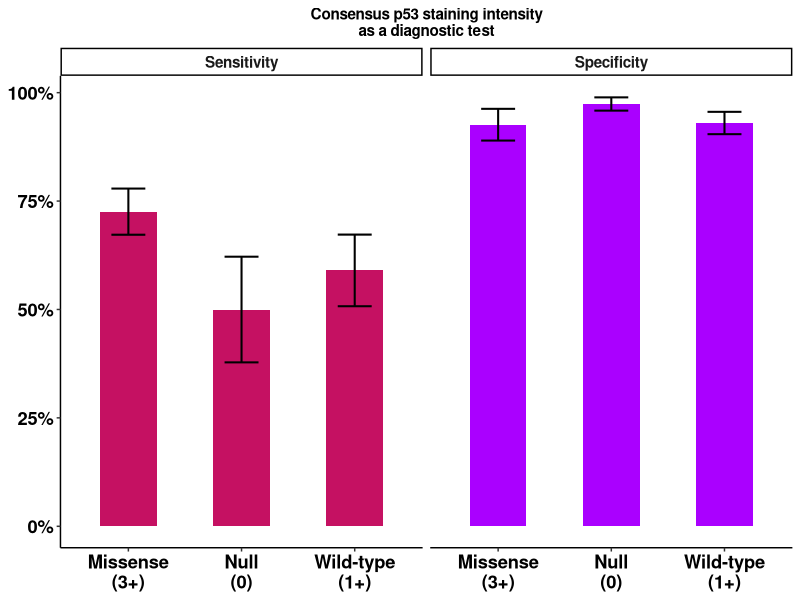

Reproduce this figure in R.
library(magrittr)
library(data.table)
library(ggplot2)

cv <- c("#c51162", "#aa00ff", "#0091ea", "#64dd17", "#ffab00", "#00b8d4", 
  "#d50000", "#6200ea", "#2962ff", "#a7ffeb", "#00c853", "#ff6d00", 
  "#aeea00", "#dd2c00")

dt <- data.table::fread("../Data/p53_scores.tsv")

dt <- dt[, .SD, .SDcols = c("ID", "effect", "Training_level", "p53_intensity")]

effects <- dt[, effect %>% sort %>% unique]

consensus <- function(x){
  
  t <- table(x)
  
  score <- ifelse(any(t > 1), names(t)[which.max(t)], as.character(NA))
  
  return(as.numeric(score))
  
}

condt <- dt[, p53_intensity %>% consensus, by = c("ID", "effect")]

condt %>% setnames("V1", "p53_intensity")

condt[, Training_level := "Consensus"]

# condt %>% data.table::fwrite("Consensus_ratings.tsv", sep = "\t")

dt <- data.table::rbindlist(list(dt, condt), use.names = TRUE)

posl <- list(3, 0, 1)

pt <- lapply(1:1000, function(bs){
  
  print(bs)
  
  set.seed(bs)
  
  wl <- sample(dt[, ID %>% unique],
               size = floor(dt[, ID %>% unique %>% length] * 0.8))
  
  bt <- dt[ID %chin% wl]
  
  tab <- lapply(dt[, Training_level %>% unique], function(t){
    
    it <- bt[Training_level == t]
    
    ot <- lapply(effects %>% seq_along, function(n){
      
      posv <- posl[[n]]
      
      d <- it %>% data.table::copy()
      
      d[, case := ifelse(effect == effects[n], "case", "control")]
      
      d[, test := ifelse(p53_intensity %in% posv, 1, 0)]
      
      d <- d[, .N, by = c("case", "test")] %>% dcast(case ~ test, value.var = "N")
      
      m <- d[, .SD, .SDcols = 2:ncol(d)] %>% as.matrix
      
      m[is.na(m)] <- 0 
      
      rownames(m) <- d[, case]
      
      # if the bootstrap caught no positives for a small set like NULLs
      if (ncol(m) < 2){
        
        mn <- !c("0", "1") %chin% colnames(m)
        
        mn <- c("0", "1")[mn]
        
        mn <- matrix(c(0,0), ncol = 1, dimnames = list(rownames(m), mn))
        
        m <- cbind(m, mn)
        
      }
      
      tp <- m["case", "1"]
      
      fp <- m["control", "1"]
      
      tn <- m["control", "0"]
      
      fn <- m["case", "0"]
      
      ppv <- tp / (tp + fp)
      
      npv <- tn / (tn + fn)
      
      sens <- tp / (tp + fn)
      
      spec <- tn / (tn + fp)
      
      return(data.table(effect = effects[n], ppv, npv,
                        Sensitivity = sens, Specificity = spec))
      
    }) %>% data.table::rbindlist()
    
    ot[, Training_level := t]
    
    return(ot)  
    
  }) %>% data.table::rbindlist()
  
  tab[, seed := bs]
  
  return(tab)
  
}) %>% data.table::rbindlist()

plott <- pt %>% melt(id.vars = c("Training_level", "seed", "effect"))

gt <- plott[, list(mean(value), sd(value)), by = c("Training_level", "effect", "variable")]

gt[effect == "WT", effect := "Wild-type\n(1+)"]
gt[effect == "Missense", effect := "Missense\n(3+)"]
gt[effect == "Null", effect := "Null\n(0)"]

gt %>% data.table::fwrite("../Figure 1/sensspectable.tsv", sep = "\t")

p_all <- ggplot(gt[variable %in% c("Sensitivity", "Specificity")], aes(x = effect, y = V1)) +
  geom_col(aes(fill = variable), position = "dodge") +
  geom_errorbar(aes(color = effect, ymin = V1 - (2 * V2),
                    ymax = V1 + (2*V2)), position = "dodge",
                    width = 0.4, linewidth = 0.7) +
  facet_wrap(variable~Training_level, ncol = 3, scales = "free_x") +
  scale_color_manual(values = replicate(4, "black")) +
  scale_fill_manual(values = cv) +
  scale_y_continuous(labels = scales::percent) +
  theme_classic() +
  theme(legend.position = "none",
        axis.title = element_blank(),
        strip.text = element_text(face = "bold"),
        axis.text = element_text(face = "bold", color = "black"),
        axis.text.x = element_text(size = rel(1)),
        axis.text.y = element_text(size = rel(1.5))
        )

p <- ggplot(gt[Training_level == "Consensus" & 
                 variable %in% c("Sensitivity", "Specificity")],
            aes(x = effect, y = V1)) +
  geom_col(aes(fill = variable), position = "dodge", width = 0.5) +
  geom_errorbar(aes(color = effect, ymin = V1 - (2 * V2),
                    ymax = V1 + (2*V2)), position = "dodge",
                width = 0.3, linewidth = 0.7) +
  facet_wrap(~variable, nrow = 1, scales = "free_x") +
  scale_color_manual(values = replicate(4, "black")) +
  scale_fill_manual(values = cv) +
  scale_y_continuous(labels = scales::percent) +
  theme_classic() +
  theme(legend.position = "none",
        axis.title = element_blank(),
        strip.text = element_text(face = "bold", size = rel(1)),
        axis.text = element_text(face = "bold", color = "black"),
        axis.text.x = element_text(size = rel(1.5)),
        axis.text.y = element_text(size = rel(1.5)),
        plot.title = element_text(hjust = 0.5, face = "bold", size = rel(1))
        ) +
  ggtitle("Consensus p53 staining intensity\nas a diagnostic test")

ggsave(p, filename = "Figure_1C.pdf", width = 6, height = 3)
